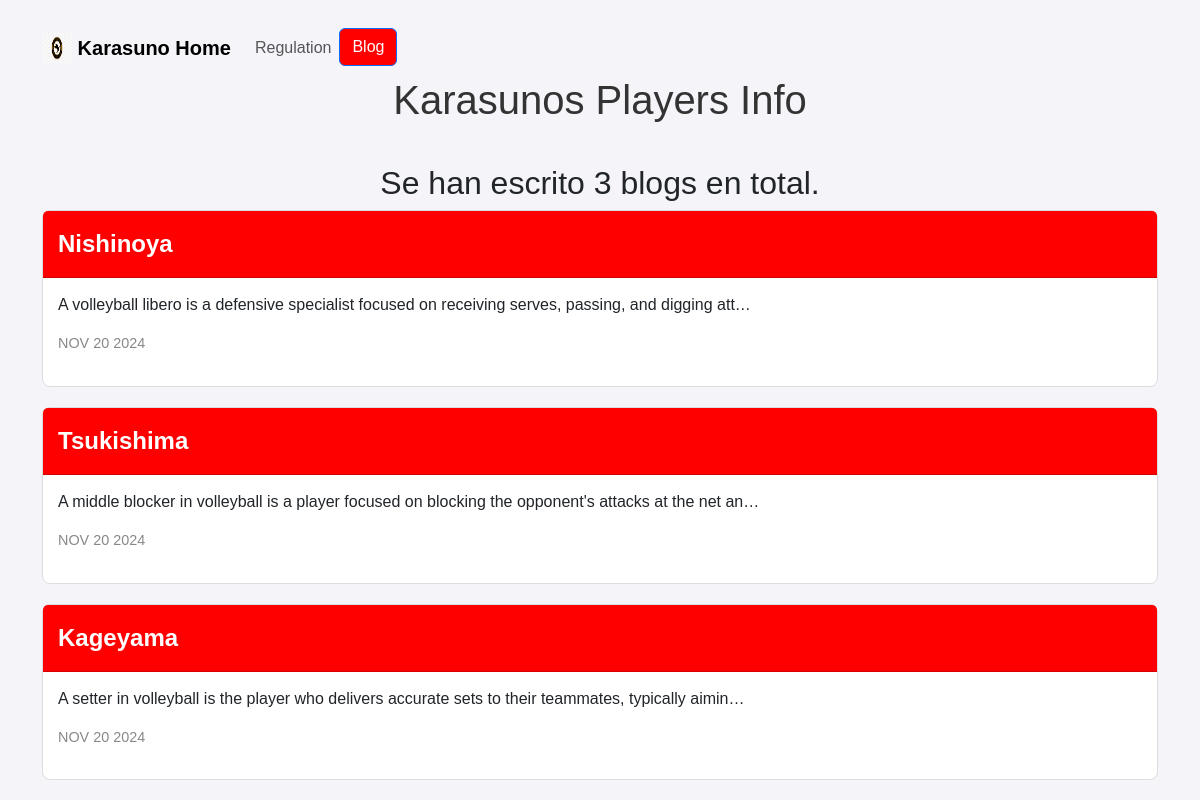
Screenshot of /blog/ with the database file from the repository.
### blog/models.py (models this page shows, shortened)
class Blogs(models.Model):
    title=models.CharField(max_length=200)
    description=models.TextField(max_length=200)
    date=models.DateField(auto_now_add=True)

### blog/views.py (the view)
# urls.py: path('', views.all_blogs, name="all_blogs"),
def all_blogs(request):
    blogs=Blogs.objects.order_by("-date")[:3]
    return render(request,'blogHtmls/all_blogs.html',{"blogs":blogs})

### blog/templates/blogHtmls/all_blogs.html (shortened to what this page needs)
<!DOCTYPE html>
<html lang="es">
  <head>
    <link
      href="https://cdn.jsdelivr.net/npm/bootstrap@5.3.3/dist/css/bootstrap.min.css"
      rel="stylesheet"
    />
  </head>
  {% extends "blogHtmls/base.html" %}
  {% block content%}
  <body>
    <h1>Karasunos Players Info</h1>
    <h2>
      Se han escrito {{blogs.count}} blog{{ blogs.count|pluralize }} en total.
    </h2>
    <div class="container">
      {% for blog in blogs %}
      <div class="card">
        <div class="card-header" style="background-color: red">
          <a href="{% url 'blog:detail' blog.id %}">{{ blog.title }}</a>
        </div>
        <div class="card-body">
          <p>{{ blog.description |truncatechars:100|safe|striptags}}</p>
          <p class="date">{{ blog.date|date:'M d Y'|upper }}</p>
        </div>
      </div>
      {% endfor %}{% endblock %}

### blog/templates/blogHtmls/all_blogs.html (style rules this page uses)
body { background-color: #f4f4f9; font-family: "Arial", sans-serif; padding-top: 20px; }
h1, h2 { text-align: center; font-size: 2.5rem; color: #333; margin-bottom: 40px; }
.card { margin-bottom: 20px; border: 1px solid #ddd; border-radius: 8px; background-color: #fff; }
.card-header { background-color: #007bff; color: white; font-size: 1.5rem; padding: 15px; }
.card-body { padding: 15px; }
.date { font-size: 0.9rem; color: #888; margin-top: 10px; }
.card-header a { color: white !important; }

### blog/templates/blogHtmls/base.html (style rules this page uses)
body { background-color: #f4f4f9; font-family: "Arial", sans-serif; padding-top: 20px; }
h1 { text-align: center; font-size: 2.5rem; color: #333; margin-bottom: 40px; }
.card { margin-bottom: 20px; border: 1px solid #ddd; border-radius: 8px; background-color: #fff; }
.card-header { background-color: #007bff; color: white; font-size: 1.5rem; padding: 15px; }
.card-body { padding: 15px; }
.date { font-size: 0.9rem; color: #888; margin-top: 10px; }
a { text-decoration: none; color: #007bff; font-weight: bold; }

### rows the page displays
Blogs: title "Nishinoya", description "A volleyball libero is a defensive specialist focused on receiving serves, passing, and digging att…", date "NOV 20 2024"
Blogs: title "Tsukishima", description "A middle blocker in volleyball is a player focused on blocking the opponent's attacks at the net an…", date "NOV 20 2024"
Blogs: title "Kageyama", description "A setter in volleyball is the player who delivers accurate sets to their teammates, typically aimin…", date "NOV 20 2024"

### other values shown
{{ blogs.count }} "3"
